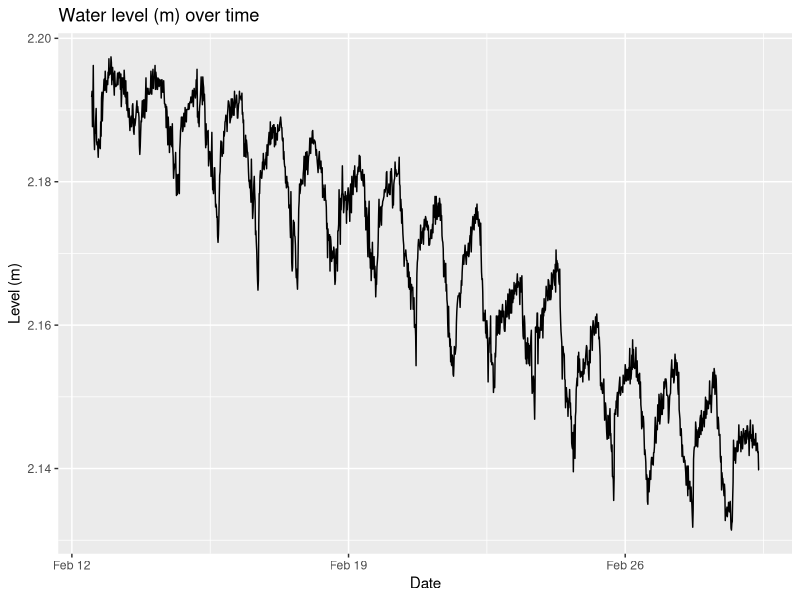
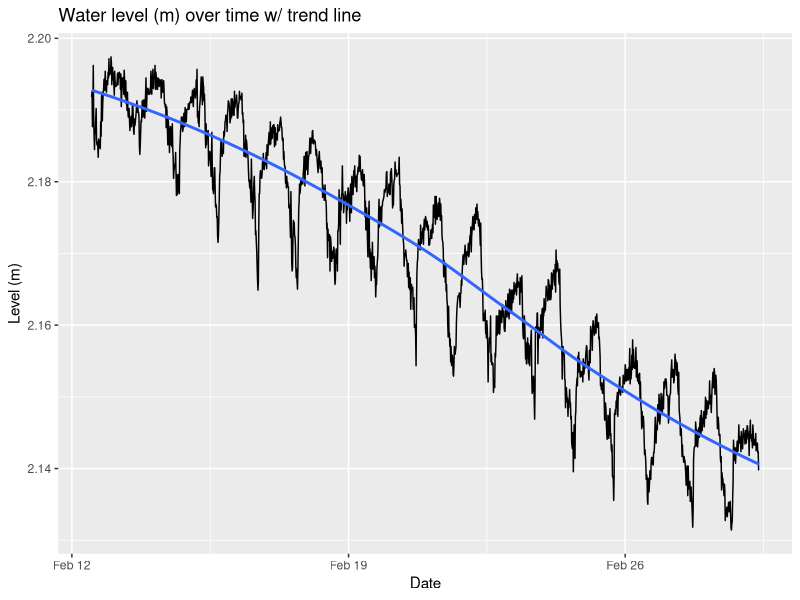
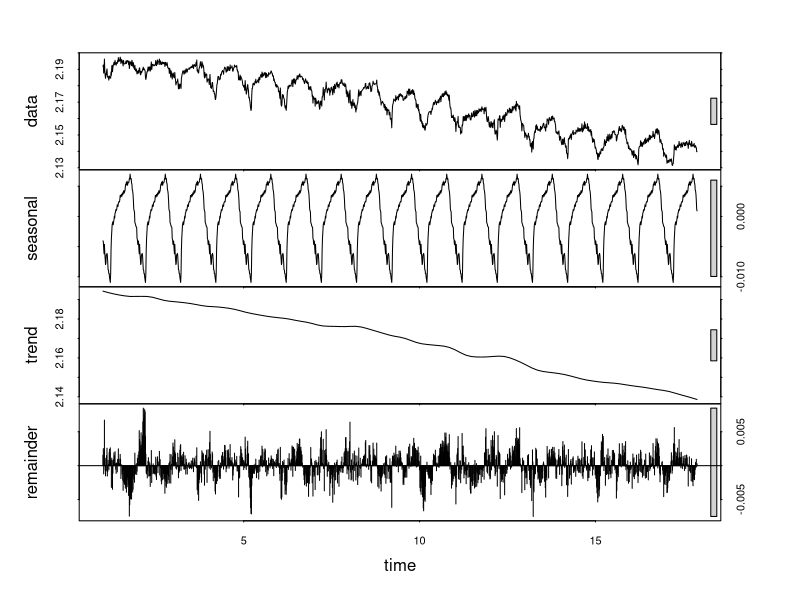
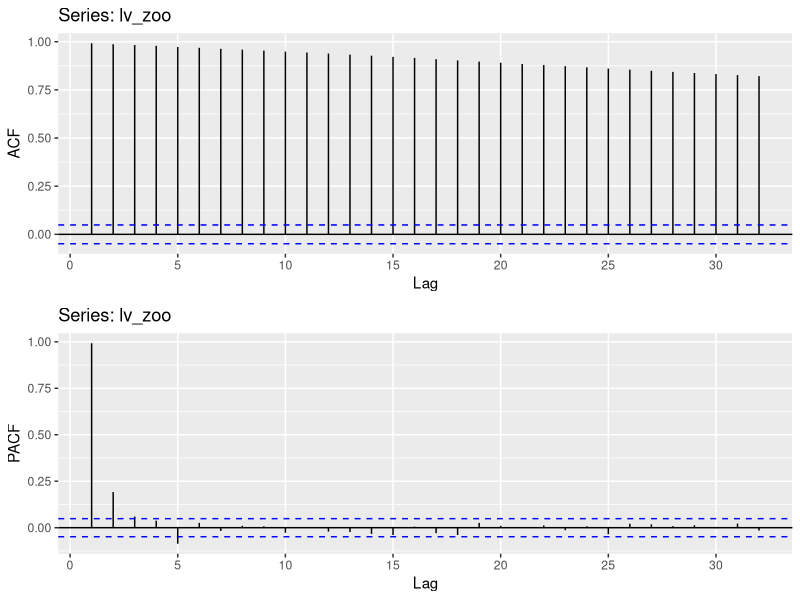
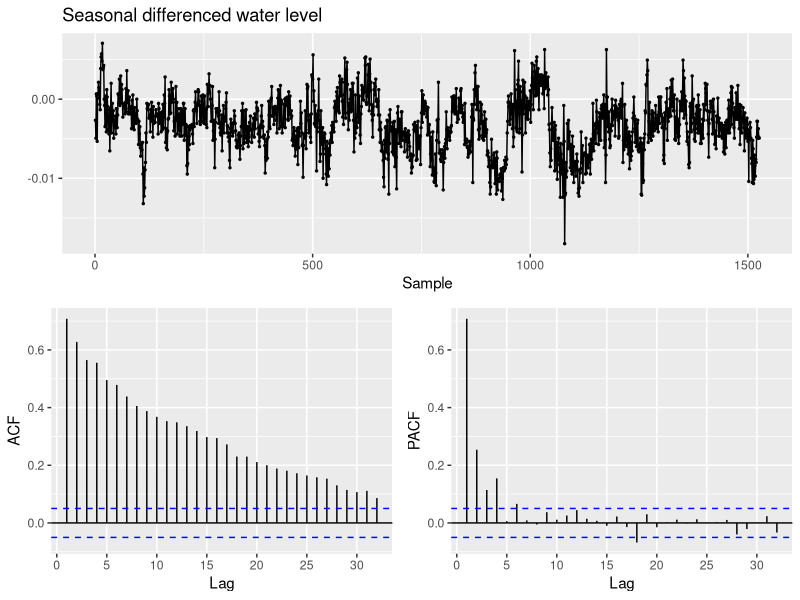
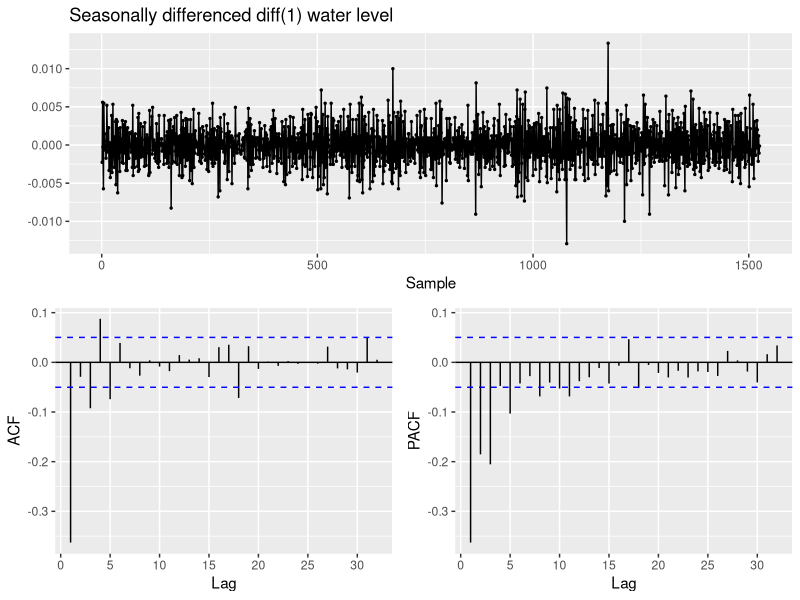
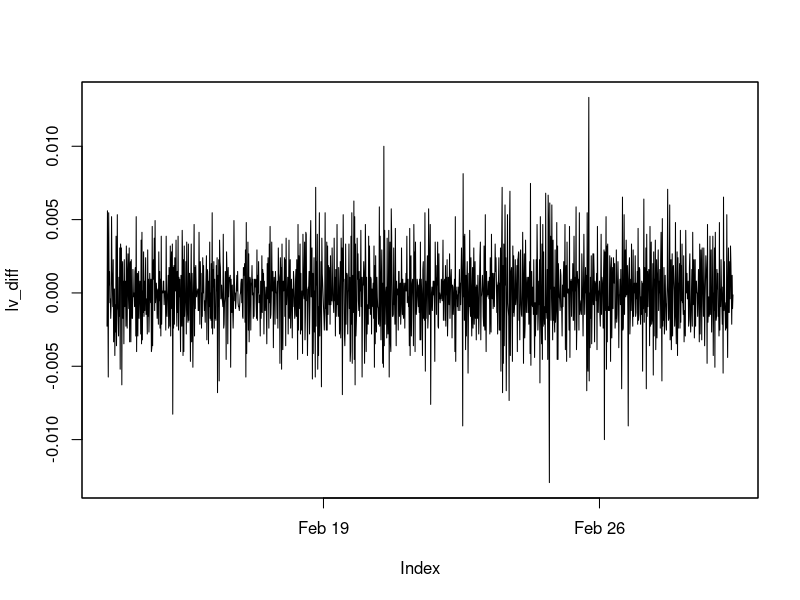
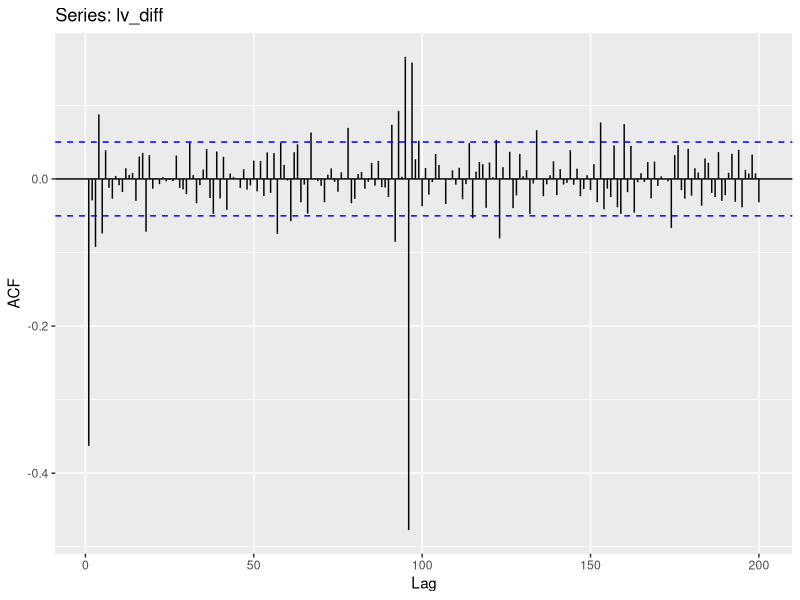

Recreate these plots in R, in order.
## ---- chunk 1
knitr::opts_chunk$set(echo = TRUE)
## ---- chunk 2
library(tidyverse)
library(gridExtra)
library(here)
library(zoo)
library(tseries)
library(forecast)
## ---- chunk 3
here()
lv <- read_csv('180301 Level Data copy.csv')

lv$date_time <- as.POSIXct(lv$date_time, format = '%m/%d/%y %H:%M')
## ---- chunk 4
lv_zoo <- zoo(lv$level_m, order.by = lv$date_time)

str(lv_zoo)
## ---- chunk 5
lv_df <- lv[c(2,5)]

cat('Absolute difference in water level over the period of', as.character(start(lv_zoo)), 'and', as.character(end(lv_zoo)), 'in meters:', max(lv_df$level_m) - min(lv_df$level_m))
## ---- chunk 6
ggplot(lv_df, aes(date_time, level_m)) +
    geom_line() +
    xlab('Date') +
    ylab('Level (m)') + 
    ggtitle('Water level (m) over time')
## ---- chunk 7
ggplot(lv_df, aes(date_time, level_m)) +
    geom_line() +
    geom_smooth(method = 'loess', se = FALSE) +
    xlab('Date') +
    ylab('Level (m)') + 
    ggtitle('Water level (m) over time w/ trend line')
## ---- chunk 8
ts <- ts(lv_df$level_m, frequency = 96)

decomp_ts <- stl(ts, s.window='period')
plot(decomp_ts)
## ---- chunk 9
grid.arrange(ggAcf(lv_zoo), ggPacf(lv_zoo), nrow=2)
## ---- chunk 10
lv_zoo %>%
    diff(lag=96) %>%
    ggtsdisplay(xlab='Sample',
                main='Seasonal differenced water level')
## ---- chunk 11
lv_diff <- lv_zoo %>%
    diff(lag=96) %>%
    diff()

ggtsdisplay(lv_diff, xlab='Sample',
                main='Seasonally differenced diff(1) water level')
## ---- chunk 12
plot(lv_diff, type='l')
ggAcf(lv_diff, lag.max = 200)
ggPacf(lv_diff)
## ---- chunk 13
model_diff <- auto.arima(lv_diff, approximation=FALSE, trace=FALSE)
summary(model_diff)
## ---- chunk 14
checkresiduals(model_diff)

autoplot(forecast(model_diff))
## ---- chunk 15
lv_zoo %>%
    Arima(order=c(2,1,3), seasonal=c(0,1,0), lambda=0) %>%
    forecast(h=100) %>%
    autoplot()
## ---- chunk 16
Box.test(lv_diff, lag=10, type='Ljung-Box')
